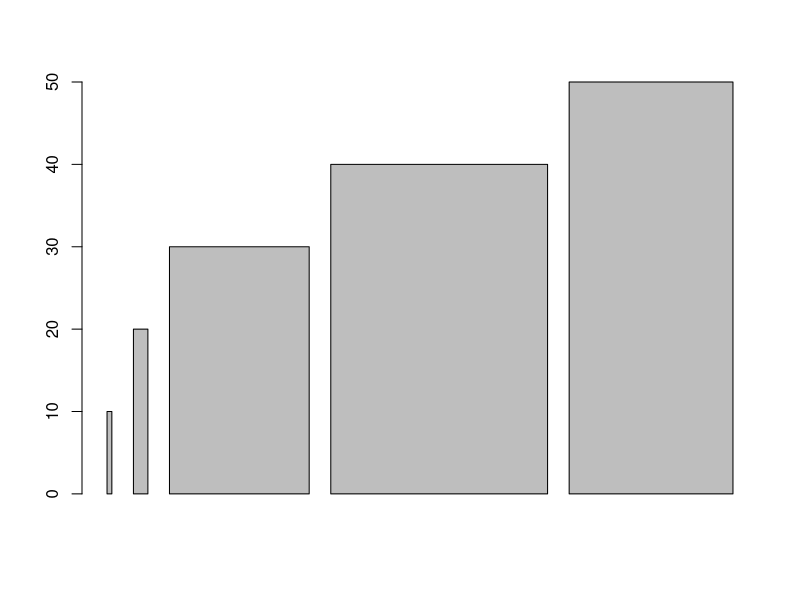

The R source for this figure:
list<-c(10,20,30,40,50)
list1<-c(1,3,29,45,34)
min(list)
max(list)
mean(list)
median(list)
sd(list)
IQR(list)
range(list)
barplot(list,list1)